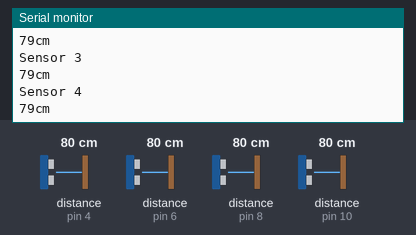
A sketch run on a simulated Arduino Uno, built with avr-gcc and run on an emulated ATmega328P. Shown: the last lines printed to the serial monitor. Wiring (inferred from the names in the program): 4 × ultrasonic range finder: trigger pin 3, echo pin 4 / trigger pin 5, echo pin 6 / trigger pin 7, echo pin 8 / trigger pin 9, echo pin 10. The test bench sets the inputs (shaded band); at power-on: distance to the obstacle (sensors on pin 10, pin 4, pin 6, pin 8) 80 cm. The echo pulse lasts 58.3 µs per cm.

Above: at 1.2 s.
1.3 s: distance to the obstacle (sensor on pin 10) set to 2 cm
At 2.11 s:
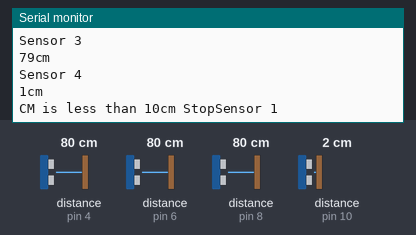
4.0 s: distance to the obstacle (sensor on pin 4) set to 2 cm
At 4.0 s:
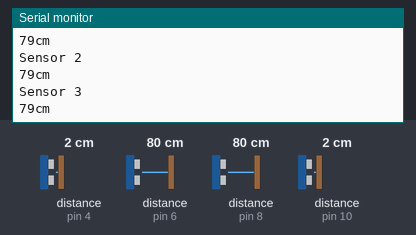
5.5 s: distance to the obstacle (sensor on pin 6) set to 2 cm
At 5.55 s:
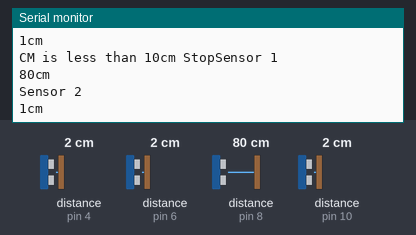
7.0 s: distance to the obstacle (sensor on pin 8) set to 4 cm
At 8.39 s:
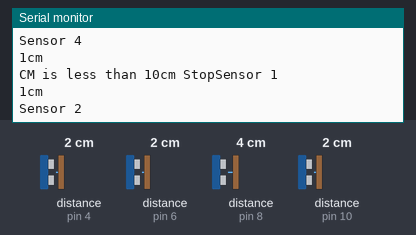
8.5 s: distance to the obstacle (sensor on pin 4) set to 9 cm
At 8.59 s:
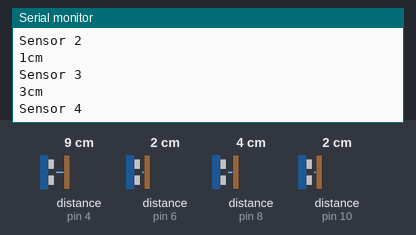
10.0 s: distance to the obstacle (sensor on pin 6) set to 18 cm
At 10.01 s:
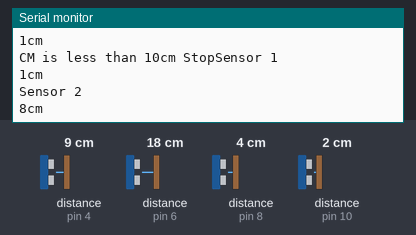
Timing chart, 0 to 12.5 s (numbered marks = the images above; inputs shaded):
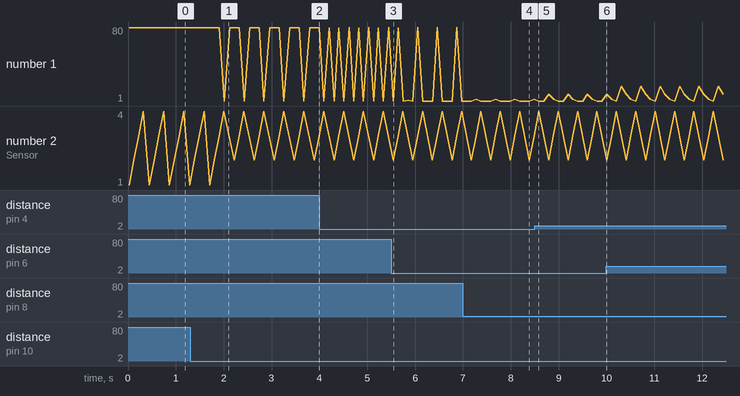

The sketch:

7_sensor.ino
```cpp
#include <Wire.h>
//#include <ESP8266WiFi.h>
//#include "SSD1306.h"

const int trigPin1 = 5;
const int echoPin1 = 6;
const int trigPin2 = 3;
const int echoPin2 = 4;
const int trigPin3 = 7;
const int echoPin3 = 8;
const int trigPin4 = 9;
const int echoPin4 = 10;
long duration1, cm1, inches1;
long duration2, cm2, inches2;
long duration3, cm3, inches3;
long duration4, cm4, inches4;
void setup() {
  // put your setup code here, to run once:
  Serial.begin(115520);
  pinMode(trigPin1, OUTPUT); // Sets the trigPin as an Output
  pinMode(echoPin1, INPUT); // Sets the echoPin as an Input
  pinMode(trigPin2, OUTPUT); // Sets the trigPin as an Output
  pinMode(echoPin2, INPUT); // Sets the echoPin as an Input
  pinMode(trigPin3, OUTPUT); // Sets the trigPin as an Output
  pinMode(echoPin3, INPUT); // Sets the echoPin as an Input
  pinMode(trigPin4, OUTPUT); // Sets the trigPin as an Output
  pinMode(echoPin4, INPUT); // Sets the echoPin as an Input
}


void loop() {
  //ultrasonic 1//
   digitalWrite(trigPin1, LOW);
   delayMicroseconds(5);
   digitalWrite(trigPin1, HIGH);
   delayMicroseconds(10);
   digitalWrite(trigPin1, LOW);
   pinMode(echoPin1, INPUT);
   duration1 = pulseIn(echoPin1, HIGH);
   //ultrasonic 2//
   digitalWrite(trigPin2, LOW);
   delayMicroseconds(5);
   digitalWrite(trigPin2, HIGH);
   delayMicroseconds(10);
   digitalWrite(trigPin2, LOW);
   pinMode(echoPin2, INPUT);
   duration2 = pulseIn(echoPin2, HIGH);
      //ultrasonic 3//
   digitalWrite(trigPin3, LOW);
   delayMicroseconds(5);
   digitalWrite(trigPin3, HIGH);
   delayMicroseconds(10);
   digitalWrite(trigPin3, LOW);
   pinMode(echoPin3, INPUT);
   duration3 = pulseIn(echoPin3, HIGH);
        //ultrasonic 4//
   digitalWrite(trigPin4, LOW);
   delayMicroseconds(5);
   digitalWrite(trigPin4, HIGH);
   delayMicroseconds(10);
   digitalWrite(trigPin4, LOW);
   pinMode(echoPin4, INPUT);
   duration4 = pulseIn(echoPin4, HIGH);


   // Convert the time into a distance//
  cm1 = (duration1/2) / 29.1;     // Divide by 29.1 or multiply by 0.0343
  inches1= (duration1/2) / 74;   // Divide by 74 or multiply by 0.0135

  cm2 = (duration2/2) / 29.1;     // Divide by 29.1 or multiply by 0.0343
  inches2 = (duration2/2) / 74;   // Divide by 74 or multiply by 0.0135
  cm3 = (duration3/2) / 29.1;     // Divide by 29.1 or multiply by 0.0343
  inches3 = (duration3/2) / 74;   // Divide by 74 or multiply by 0.0135
    cm4 = (duration4/2) / 29.1;     // Divide by 29.1 or multiply by 0.0343
  inches4 = (duration4/2) / 74;   // Divide by 74 or multiply by 0.0135

  //serial output//
  Serial.print("Sensor 1");
  Serial.println();
 // Serial.print("in, ");
 // Serial.print(inches1);
  Serial.print(cm1);
  Serial.print("cm");
  delay(100);
  Serial.println();
  Serial.print("Sensor 2");
  Serial.println();
 // Serial.print(inches2);
//  Serial.print("in, ");
  Serial.print(cm2);
  Serial.print("cm");
  Serial.println();
  delay(100);
  Serial.println();
  Serial.print("Sensor 3");
  Serial.println();
  Serial.print(cm3);
  Serial.print("cm");
  Serial.println();
  delay(100);
   Serial.println();
  Serial.print("Sensor 4");
  Serial.println();
  Serial.print(cm4);
  Serial.print("cm");
  Serial.println();
  delay(100);
  if(cm4 <10){
  Serial.print("CM is less than 10cm Stop");
  }
}
```

Measured:
- after the input at 1.3 s, the serial monitor: prints a new line after 0.71 s (image 1)
- after the input at 7.0 s, the serial monitor: prints a new line after 0.28 s (image 4)
- plotted number 1: 79 → 80 after the input at 4.0 s
